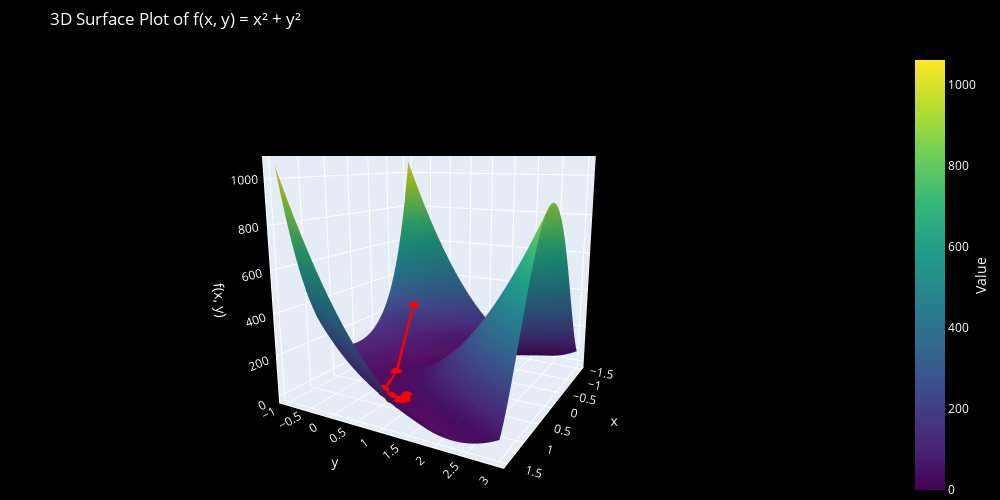

The code cell stored with this chart in its notebook:
### Markdown cell above
### Momentum

### Code cell
V = torch.zeros(2)
learning_rate = 0.002
num_epochs = 10
beta = 0.5

mom = momentum(x_0,y_0,V,beta,learning_rate,num_epochs,h)

fig_3D = plot_3D_GD(x,y,mom[:,0],mom[:,1],h)
fig_3D.show()

### Figure 1 — Plotly figure (JSON) as saved in the notebook; plotly's stock layout.template omitted (floating-point values rounded to 4 significant figures; data arrays with more than 128 entries replaced by an {"elided": "..."} marker saying what was removed)
{"data": [{"colorbar": {"tickfont": {"color": "white"}, "title": {"font": {"color": "white"}, "side": "right", "text": "Value"}}, "colorscale": [[0, "#440154"], [0.1111, "#482878"], [0.2222, "#3e4989"], [0.3333, "#31688e"], [0.4444, "#26828e"], [0.5556, "#1f9e89"], [0.6667, "#35b779"], [0.7778, "#6ece58"], [0.8889, "#b5de2b"], [1, "#fde725"]], "showscale": true, "type": "surface", "x": {"elided": "100x100 float values"}, "y": {"elided": "100x100 float values"}, "z": {"elided": "100x100 float values"}}, {"line": {"color": "red", "width": 5}, "marker": {"color": "red", "size": 4}, "mode": "markers+lines", "name": "Path", "type": "scatter3d", "x": [-1, 0.208, 0.8246, 0.9339, 0.8131, 0.8834, 0.9986, 0.9498, 0.9261, 0.9622], "y": [-0.5, 0.1, 0.3773, 0.637, 0.861, 0.893, 0.864, 0.9028, 0.9219, 0.9058], "z": [229, 0.9492, 9.192, 5.537, 4.027, 1.281, 1.774, 0.00257, 0.418, 0.04131]}], "layout": {"height": 500, "margin": {"b": 0, "l": 0, "r": 0, "t": 50}, "paper_bgcolor": "black", "plot_bgcolor": "black", "scene": {"bgcolor": "black", "camera": {"eye": {"x": 2, "y": 1.1, "z": 0.5}}, "xaxis": {"linecolor": "white", "linewidth": 2, "showgrid": true, "showline": true, "tickfont": {"color": "white"}, "title": {"font": {"color": "white"}, "text": "x"}}, "yaxis": {"linecolor": "white", "linewidth": 2, "showgrid": true, "showline": true, "tickfont": {"color": "white"}, "title": {"font": {"color": "white"}, "text": "y"}}, "zaxis": {"linecolor": "white", "linewidth": 2, "showgrid": true, "showline": true, "tickfont": {"color": "white"}, "title": {"font": {"color": "white"}, "text": "f(x, y)"}}}, "title": {"font": {"color": "white"}, "text": "3D Surface Plot of f(x, y) = x² + y²"}, "width": 1000}}
